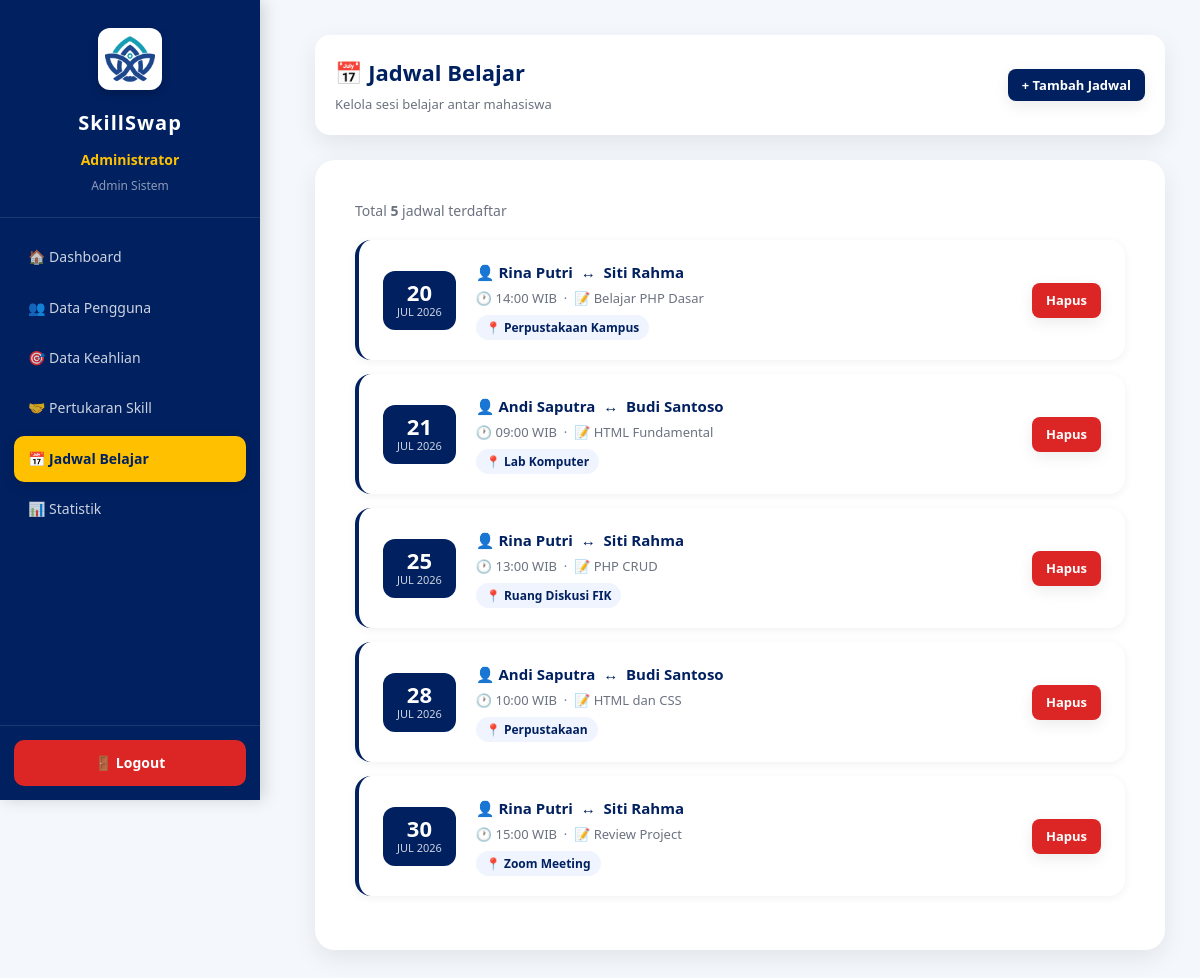
The page /admin/jadwal.php (signed in) on the database its author committed.
### tables this page shows
CREATE TABLE `jadwal_belajar` (
  `id_jadwal` int(11) NOT NULL,
  `id_pertukaran` int(11) NOT NULL,
  `tanggal` date NOT NULL,
  `jam` time NOT NULL,
  `lokasi` varchar(150) NOT NULL,
  `catatan` text DEFAULT NULL
);

CREATE TABLE `pengguna` (
  `id_pengguna` int(11) NOT NULL,
  `nama_lengkap` varchar(100) NOT NULL,
  `nim` varchar(20) NOT NULL,
  `email` varchar(100) NOT NULL,
  `kata_sandi` varchar(255) NOT NULL,
  `fakultas` varchar(100) DEFAULT NULL,
  `program_studi` varchar(100) DEFAULT NULL,
  `foto` varchar(255) DEFAULT NULL,
  `level` enum('admin','mahasiswa') DEFAULT 'mahasiswa',
  `tanggal_daftar` timestamp NOT NULL DEFAULT current_timestamp()
);

### config/koneksi.php (called while the page is built, shortened)
<?php
$host = "localhost";
$user = "root";
$pass = "";
$db   = "skillswap_kampus";
$koneksi = mysqli_connect($host, $user, $pass, $db);
mysqli_set_charset($koneksi, "utf8mb4");
function db_raw($sql) {
    global $koneksi;
    return mysqli_query($koneksi, $sql);
}
?>

### admin/jadwal.php (the view, shortened to what this page needs)
<?php
include "../config/koneksi.php";
$data = db_raw(
    "SELECT j.*, u1.nama_lengkap AS pengirim, u2.nama_lengkap AS penerima
     FROM jadwal_belajar j
     JOIN permintaan_pertukaran p ON j.id_pertukaran = p.id_pertukaran
     JOIN pengguna u1 ON p.pengirim = u1.id_pengguna
     JOIN pengguna u2 ON p.penerima = u2.id_pengguna
     ORDER BY j.tanggal ASC, j.jam ASC"
);
$rows = [];
while ($r = mysqli_fetch_assoc($data)) $rows[] = $r;
?>
<!DOCTYPE html>
<html lang="id">
<head>
<link rel="stylesheet" href="../assets/css/style.css">
</head>
<body>
<?php include "sidebar_admin.php"; ?>
<div class="main-content">
    <div class="topbar" style="display:flex; justify-content:space-between; align-items:center;">
        <div>
            <h1 style="font-size:22px; color:var(--navy); margin:0;">📅 Jadwal Belajar</h1>
            <p style="color:#6b7280; font-size:13px; margin:4px 0 0;">Kelola sesi belajar antar mahasiswa</p>
        </div>
        <button class="btn btn-primary btn-sm"
                onclick="document.getElementById('modalTambah').style.display='flex'">
            + Tambah Jadwal
        </button>
    </div>
    <?php if (empty($rows)): ?>
    <div class="card">
        <div class="empty-state">
            <div style="font-size:48px; margin-bottom:12px;">📭</div>
            <p style="font-size:16px; font-weight:600; color:var(--navy);">Belum ada jadwal belajar</p>
            <p style="font-size:14px;">Klik "+ Tambah Jadwal" untuk membuat sesi belajar baru.<br>
            Pastikan ada permintaan pertukaran yang sudah berstatus <strong>Diterima</strong>.</p>
        </div>
    </div>
    <?php else: ?>
    <div class="card">
        <p style="color:#6b7280; font-size:14px; margin-bottom:18px;">Total <strong><?= count($rows); ?></strong> jadwal terdaftar</p>
        <?php foreach ($rows as $r): ?>
        <div class="jadwal-card">
            <div class="jadwal-date">
                <div class="day"><?= date('d', strtotime($r['tanggal'])); ?></div>
                <div class="mon"><?= date('M Y', strtotime($r['tanggal'])); ?></div>
            </div>
            <div class="jadwal-info">
                <div class="jadwal-partner">
                    👤 <?= htmlspecialchars($r['pengirim']); ?> &nbsp;↔&nbsp; <?= htmlspecialchars($r['penerima']); ?>
                </div>
                <div class="jadwal-meta">
                    🕐 <?= date('H:i', strtotime($r['jam'])); ?> WIB
                    <?php if ($r['catatan']): ?>
                    &nbsp;·&nbsp; 📝 <?= htmlspecialchars($r['catatan']); ?>
                    <?php endif; ?>
                </div>
                <span class="jadwal-loc">📍 <?= htmlspecialchars($r['lokasi']); ?></span>
            </div>
            <a href="proses_jadwal.php?hapus=<?= $r['id_jadwal']; ?>"
               class="btn btn-danger btn-sm"
               onclick="return confirm('Hapus jadwal ini?')">Hapus</a>
        </div>
        <?php endforeach; ?>
    </div>
    <?php endif; ?>
</div>
</body>
</html>

### admin/sidebar_admin.php
<?php
$halaman = basename($_SERVER['PHP_SELF']);
?>
<div class="sidebar">
    <div class="sidebar-header">
        <img src="../assets/img/logo_uin.png" alt="Logo UIN" class="sidebar-logo">
        <h2>SkillSwap</h2>
        <div class="user-info">
            <strong><?= htmlspecialchars($_SESSION['nama'] ?? 'Admin'); ?></strong>
            <span>Admin Sistem</span>
        </div>
    </div>
    <div class="sidebar-menu">
        <a href="dashboard.php"
           class="<?= $halaman == 'dashboard.php' ? 'active' : ''; ?>">
            🏠 Dashboard
        </a>
        <a href="pengguna.php"
           class="<?= $halaman == 'pengguna.php' ? 'active' : ''; ?>">
            👥 Data Pengguna
        </a>
        <a href="keahlian.php"
           class="<?= $halaman == 'keahlian.php' ? 'active' : ''; ?>">
            🎯 Data Keahlian
        </a>
        <a href="permintaan.php"
           class="<?= $halaman == 'permintaan.php' ? 'active' : ''; ?>">
            🤝 Pertukaran Skill
        </a>
        <a href="jadwal.php"
           class="<?= $halaman == 'jadwal.php' ? 'active' : ''; ?>">
            📅 Jadwal Belajar
        </a>
        <a href="statistik.php"
           class="<?= $halaman == 'statistik.php' ? 'active' : ''; ?>">
            📊 Statistik
        </a>
    </div>
    <div class="sidebar-footer">
        <a href="../auth/logout.php" class="logout-btn">
            🚪 Logout
        </a>
    </div>
</div>

### assets/css/style.css (style rules this page uses)
* { margin:0; padding:0; box-sizing:border-box; font-family:'Segoe UI',sans-serif; }
:root { --navy:#002060; --gold:#FFC000; --white:#ffffff; --bg:#f4f7fc; --success:#16a34a; --danger:#dc2626; --warning:#f59e0b; --shadow: 0 8px 25px rgba(0,0,0,.08); }
html { scroll-behavior:smooth; }
body { background:var(--bg); color:#333; overflow-x:hidden; line-height:1.6; }
.btn { display:inline-block; padding:13px 28px; border:none; border-radius:10px; text-decoration:none; cursor:pointer; font-weight:600; transition:.3s; box-shadow: 0 5px 15px rgba(0,0,0,.08); }
.btn-primary { background:var(--navy); color:white; }
.btn-danger { background:var(--danger); color:white; }
.card { background:white; padding:40px; border-radius:20px; box-shadow:var(--shadow); }
.sidebar { position: fixed; left: 0; top: 0; width: 260px; height: 100vh; background: var(--navy); padding: 0; overflow-y: auto; display: flex; flex-direction: column; z-index: 100; box-shadow: 4px 0 15px rgba(0,0,0,0.15); }
.sidebar-header { text-align: center; color: white; padding: 28px 20px 20px; border-bottom: 1px solid rgba(255,255,255,0.1); }
.sidebar-header h2 { font-size: 20px; margin: 10px 0 4px; letter-spacing: 1px; }
.sidebar-logo { width: 64px; background: white; border-radius: 12px; padding: 5px; box-shadow: 0 4px 10px rgba(0,0,0,0.2); }
.user-info { margin-top: 10px; }
.user-info strong { display: block; font-size: 14px; color: var(--gold); }
.user-info span { font-size: 12px; color: rgba(255,255,255,0.55); }
.sidebar-menu { flex: 1; padding: 16px 14px; }
.sidebar-menu a { display: flex; align-items: center; gap: 10px; color: rgba(255,255,255,0.8); text-decoration: none; padding: 12px 14px; border-radius: 10px; margin-bottom: 4px; font-size: 14px; font-weight: 500; transition: background .2s, color .2s, transform .15s; white-space: nowrap; }
.sidebar-menu a.active { background: var(--gold); color: var(--navy); font-weight: 700; box-shadow: 0 4px 12px rgba(0,0,0,0.15); }
.sidebar-footer { padding: 14px; border-top: 1px solid rgba(255,255,255,0.1); }
.logout-btn { display: flex; align-items: center; justify-content: center; gap: 8px; background: var(--danger); color: white; text-decoration: none; padding: 12px; border-radius: 10px; font-size: 14px; font-weight: 600; transition: opacity .2s, transform .15s; }
.main-content { margin-left:280px; padding:35px; }
.topbar { background:white; padding:20px; border-radius:15px; margin-bottom:25px; box-shadow:var(--shadow); }

### admin/jadwal.php (style rules this page uses)
.jadwal-card { background: white; border-radius: 16px; padding: 20px 24px; margin-bottom: 14px; box-shadow: 0 2px 10px rgba(0,0,0,.06); border-left: 4px solid var(--navy); display: flex; align-items: center; gap: 20px; }
.jadwal-date { background: var(--navy); color: white; border-radius: 12px; padding: 10px 14px; text-align: center; min-width: 62px; flex-shrink: 0; }
.jadwal-date .day { font-size: 22px; font-weight: 800; line-height: 1; }
.jadwal-date .mon { font-size: 11px; opacity: .8; text-transform: uppercase; }
.jadwal-info { flex: 1; }
.jadwal-partner { font-weight: 700; color: var(--navy); font-size: 15px; }
.jadwal-meta { font-size: 13px; color: #6b7280; margin-top: 4px; }
.jadwal-loc { display: inline-flex; align-items: center; gap: 5px; background: #f0f4ff; color: var(--navy); padding: 3px 10px; border-radius: 20px; font-size: 12px; font-weight: 600; margin-top: 6px; }
.btn-sm { padding: 7px 14px; font-size: 13px; border-radius: 8px; }

### rows shown on the page
jadwal_belajar: tanggal "20", tanggal "JUL 2026", pengguna.nama_lengkap "Rina Putri", pengguna.nama_lengkap "Siti Rahma", jam "14:00", catatan "Belajar PHP Dasar", lokasi "Perpustakaan Kampus"
jadwal_belajar: tanggal "21", tanggal "JUL 2026", pengguna.nama_lengkap "Andi Saputra", pengguna.nama_lengkap "Budi Santoso", jam "09:00", catatan "HTML Fundamental", lokasi "Lab Komputer"
jadwal_belajar: tanggal "25", tanggal "JUL 2026", pengguna.nama_lengkap "Rina Putri", pengguna.nama_lengkap "Siti Rahma", jam "13:00", catatan "PHP CRUD", lokasi "Ruang Diskusi FIK"
jadwal_belajar: tanggal "28", tanggal "JUL 2026", pengguna.nama_lengkap "Andi Saputra", pengguna.nama_lengkap "Budi Santoso", jam "10:00", catatan "HTML dan CSS", lokasi "Perpustakaan"
jadwal_belajar: tanggal "30", tanggal "JUL 2026", pengguna.nama_lengkap "Rina Putri", pengguna.nama_lengkap "Siti Rahma", jam "15:00", catatan "Review Project", lokasi "Zoom Meeting"

### other values the page prints
$_SESSION['nama'] "Administrator"
count($rows) "5"
